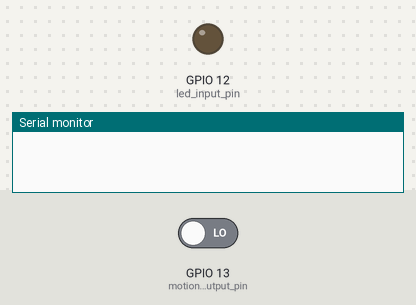
Bench run of a program on a simulated ESP8266 (NodeMCU). Parts: output pins drawn as LEDs (lit = HIGH), the last lines printed to the serial monitor. The inputs (shaded band) are chosen by the test bench; at power-on: GPIO 13 (motion_sensor_output_pin) LOW.

Above: at 1.2 s.
1.3 s: GPIO 13 (motion_sensor_output_pin) driven HIGH
At 2.3 s:
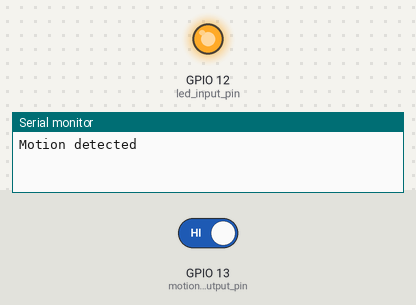
2.8 s: GPIO 13 (motion_sensor_output_pin) driven LOW
At 3.5 s:
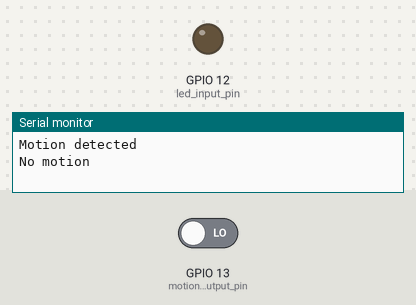
Timing chart, 0 to 5.8 s (numbered marks = the images above; inputs shaded):
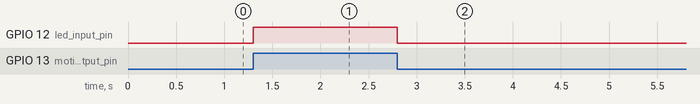

The program:

main.cpp
```cpp
#include "Arduino.h"

const int led_input_pin = 12;
const int motion_sensor_output_pin = 13;
int motion_state = LOW;
int prev_motion_state = LOW;


void setup () {
    Serial.begin(115200);
    pinMode(motion_sensor_output_pin, INPUT);
    pinMode(led_input_pin, OUTPUT);
}

void loop () {
    prev_motion_state = motion_state; // Store old state
    motion_state = digitalRead(motion_sensor_output_pin); // read new state
    if (prev_motion_state == LOW && motion_state == HIGH) {
        Serial.println("Motion detected");
        digitalWrite(led_input_pin, HIGH);
    } else if (prev_motion_state == HIGH && motion_state == LOW) {
        Serial.println("No motion");
        digitalWrite(led_input_pin, LOW);
    }
}
```

Measured:
- after the input at 1.3 s, GPIO 12 (led_input_pin): LOW → HIGH at once
- after the input at 2.8 s, GPIO 12 (led_input_pin): HIGH → LOW at once
